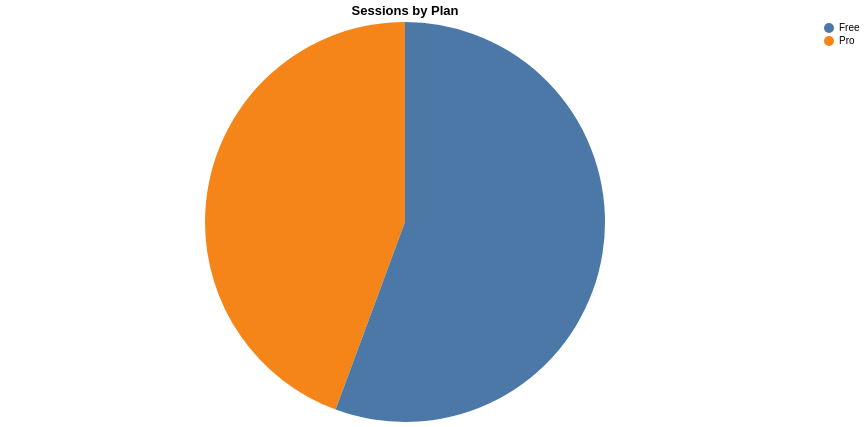

This figure's Vega-Lite source:
### Vega-Lite specification from a JSON file in a GitHub repository (floating-point values rounded to 4 significant figures)
{"config": {"view": {"continuousWidth": 300, "continuousHeight": 300, "stroke": "#d9e2ec"}}, "data": {"name": "data-7d6d391e44084df820c65abd7acc4907"}, "mark": {"type": "arc"}, "encoding": {"color": {"field": "plan", "title": null, "type": "nominal"}, "theta": {"field": "sessions", "title": "Sessions", "type": "quantitative"}, "tooltip": [{"field": "plan", "type": "nominal"}, {"field": "sessions", "type": "quantitative"}]}, "height": 400, "title": "Sessions by Plan", "width": 800, "$schema": "https://vega.github.io/schema/vega-lite/v6.4.1.json", "datasets": {"data-7d6d391e44084df820c65abd7acc4907": [{"plan": "Pro", "sessions": 6610.0}, {"plan": "Free", "sessions": 8290.0}]}}
